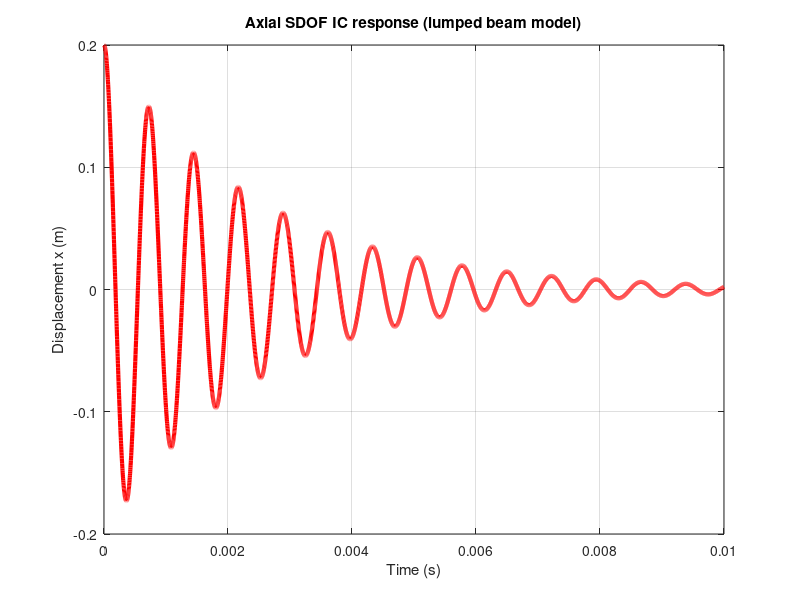

Reproduce this figure in MATLAB.
%% Piero Risi Mortola
% Assignment 1 - MECE 6397
%
% Axial SDOF beam IC response (lumped model) + comparison plot
% Model: xddot + (B/M) xdot + (K/M) x = 0
% ICs: x(0)=0.2 m, xdot(0)=0 m/s

clear; clc; close all;

%% Given beam properties
E   = 200e9;        % Pa (N/m^2)
A   = 2.5e-3;       % m^2
L   = 1.0;          % m
rho = 7900;         % kg/m^3

%% Lumped parameters for axial vibration (uniform bar, fixed-free)
K = E*A/L;                  % N/m
M = (1/3)*rho*A*L;          % kg  (effective axial modal mass)

%% Identified damping from data
zeta = 0.046;               % (-) estimated damping ratio
wn   = sqrt(K/M);           % rad/s (undamped natural frequency)
B    = 2*zeta*wn*M;         % N*s/m (viscous damping coefficient)

%% Initial conditions
x0  = 0.2;                  % m
v0  = 0.0;                  % m/s
xIC = [x0; v0];

%% Simulation time
tEnd = 0.01;                % s
tspan = [0 tEnd];

%% ODE definition (free response: F(t)=0)
ode = @(t, x) [ ...
    x(2); ...
    -(B/M)*x(2) - (K/M)*x(1) ...
];

%% Simulate
opts = odeset('RelTol',1e-8,'AbsTol',1e-10);
[t, x] = ode45(ode, tspan, xIC, opts);

%% Plot displacement
figure;
plot(t, x(:,1), 'LineWidth', 3,'Color','r');
grid on;
xlabel('Time (s)');
ylabel('Displacement x (m)');
title('Axial SDOF IC response (lumped beam model)');

%% Print key numbers (sanity check)
fprintf('K = %.3e N/m\n', K);
fprintf('M = %.3f kg\n', M);
fprintf('wn = %.2f rad/s (%.2f Hz)\n', wn, wn/(2*pi));
fprintf('zeta = %.4f (-)\n', zeta);
fprintf('B = %.3e N*s/m\n', B);
